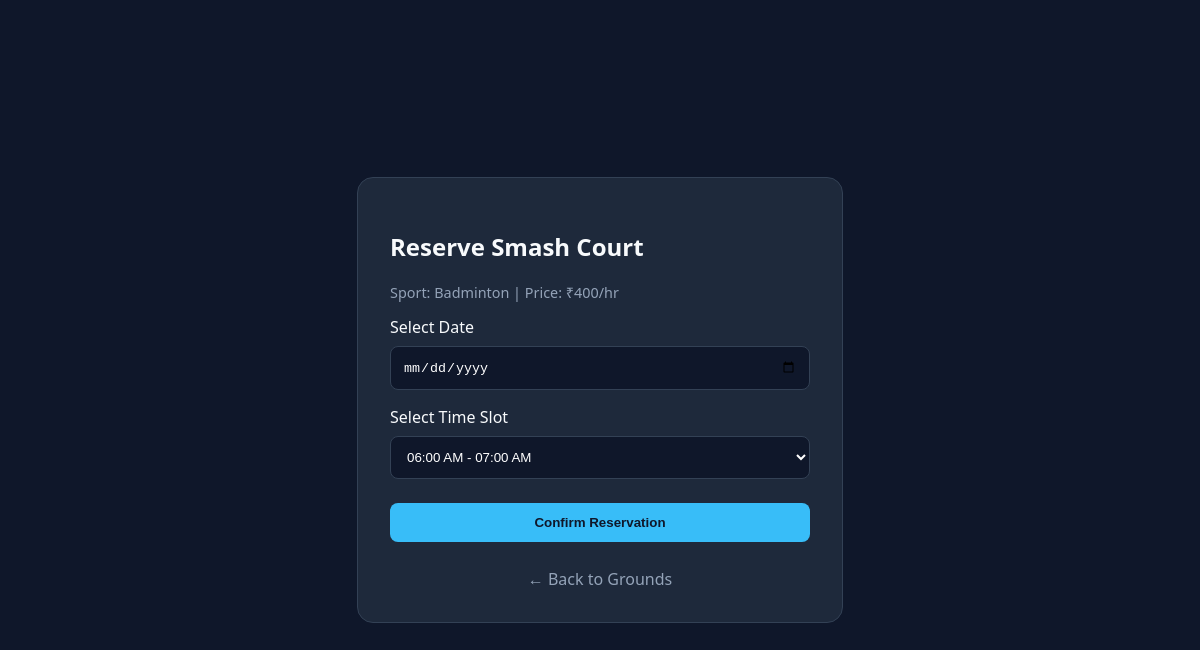
Page /book/2 (signed in) on the committed database.
### app.py (models this page shows)
class Ground(db.Model):
    id = db.Column(db.Integer, primary_key=True)
    name = db.Column(db.String(100), nullable=False)
    sport_type = db.Column(db.String(50), nullable=False)
    location = db.Column(db.String(100), nullable=False)
    price_per_hour = db.Column(db.Integer, default=500)
    status = db.Column(db.String(20), default='Available')

### app.py (the view, shortened to what this page needs)
@app.route('/book/<int:ground_id>', methods=['GET', 'POST'])
@login_required
def create_booking(ground_id):
    ground = Ground.query.get_or_404(ground_id)
    error_message = None
    return render_template('booking_form.html', ground=ground, error=error_message)

### app.py (called while the page is built)
@login_manager.user_loader
def load_user(user_id):
    return User.query.get(int(user_id))

### templates/booking_form.html (shortened to what this page needs)
<!DOCTYPE html>
<html lang="en">
<head>
</head>
<body>
    <div class="card">
        <h2>Reserve {{ ground.name }}</h2>
        <p style="color: #94a3b8; font-size: 0.9rem;">Sport: {{ ground.sport_type }} | Price: ₹{{ ground.price_per_hour or 500 }}/hr</p>
        <form method="POST">
            <label>Select Date</label>
            <input type="date" id="date" name="date" required>
            <label>Select Time Slot</label>
            <select id="slot" name="slot" required>
                <option value="06:00-07:00">06:00 AM - 07:00 AM</option>
            </select>
            <button type="submit">Confirm Reservation</button>
        </form>
        <a href="{{ url_for('ground_list') }}" style="color: #94a3b8; text-decoration: none; display: block; text-align: center; margin-top: 10px;">← Back to Grounds</a>
    </div>
</body>
</html>

### templates/booking_form.html (style rules this page uses)
body { font-family: system-ui, sans-serif; background: #0f172a; color: #f8fafc; display: flex; justify-content: center; align-items: center; min-height: 100vh; margin: 0; }
.card { background: #1e293b; padding: 32px; border-radius: 16px; border: 1px solid #334155; width: 100%; max-width: 420px; }
input, select, button { width: 100%; padding: 12px; margin-top: 8px; margin-bottom: 16px; background: #0f172a; border: 1px solid #334155; border-radius: 8px; color: #fff; box-sizing: border-box; }
button { background: #38bdf8; color: #0f172a; font-weight: 700; border: none; cursor: pointer; }

### rows in the picture
Ground: name "Smash Court", sport_type "Badminton", price_per_hour "400"
